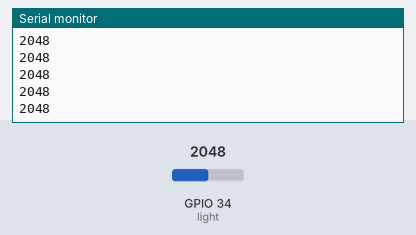
Simulated run of this sketch. Board: ESP32. On the bench: the last lines printed to the serial monitor. The inputs (shaded band) are chosen by the test bench; at power-on: GPIO 34 (light) = 2048.

Above: at 1.2 s.
1.3 s: GPIO 34 (light) set to 2866
At 1.56 s:
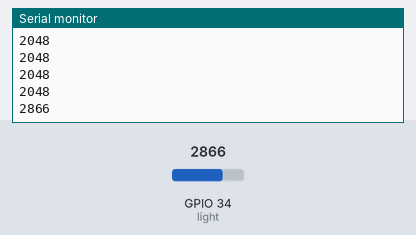
2.8 s: GPIO 34 (light) set to 3603
At 2.96 s:
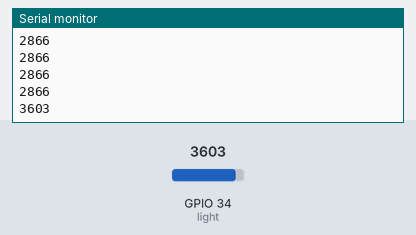
Timing chart, 0 to 5.8 s (numbered marks = the images above; inputs shaded):
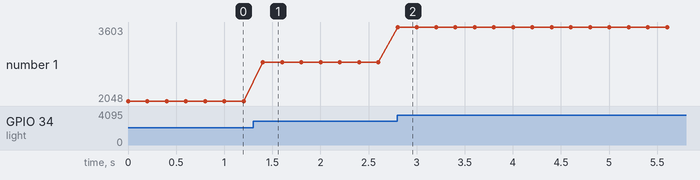

Measured:
- after the input at 1.3 s, the serial monitor: prints a new line after 0.10 s (image 1)
- after the input at 2.8 s, the serial monitor: prints a new line at once (image 2)
- plotted number 1: 2048 → 2866 after the input at 1.3 s, 2866 → 3603 after the input at 2.8 s

The sketch:

project_20_1.ino
```cpp
/*
  keyestudio ESP32 Inventor Learning Kit
  Project 20.1 Light Pillar
  http://www.keyestudio.com
*/
int light = 34;      //Define light to IO34
void setup() {
  // put your setup code here, to run once:
  Serial.begin(9600);		//Set baud rate to 9600
}

void loop() {
  // put your main code here, to run repeatedly:
  int value = analogRead(light);	//Read IO34 and assign it to the variable value
  Serial.println(value);		//Print the variable value and wrap it around
  delay(200);
}
```
